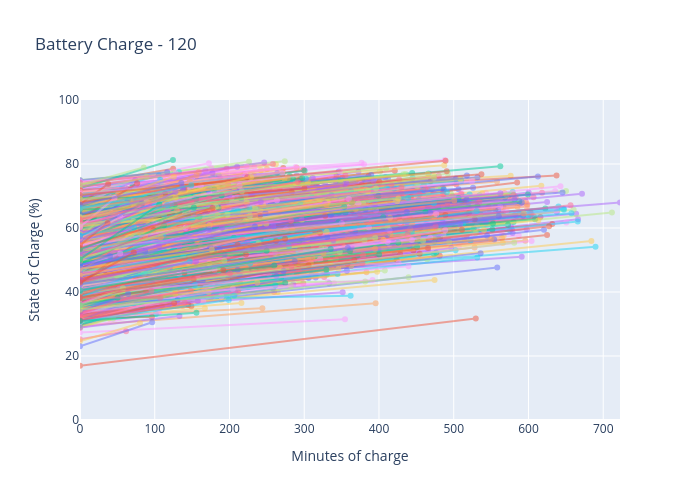
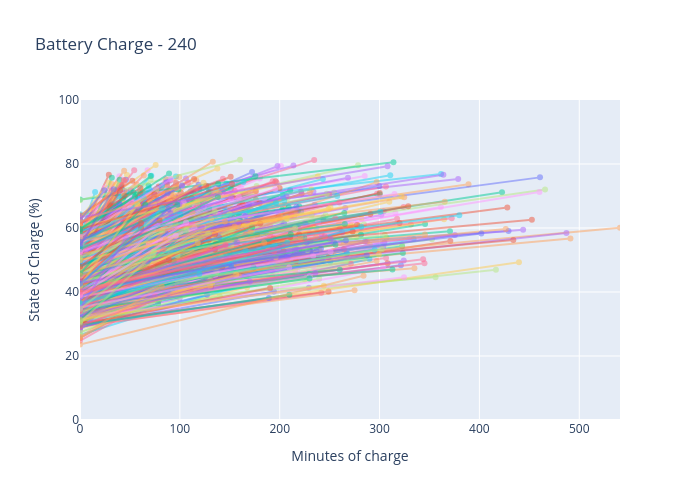
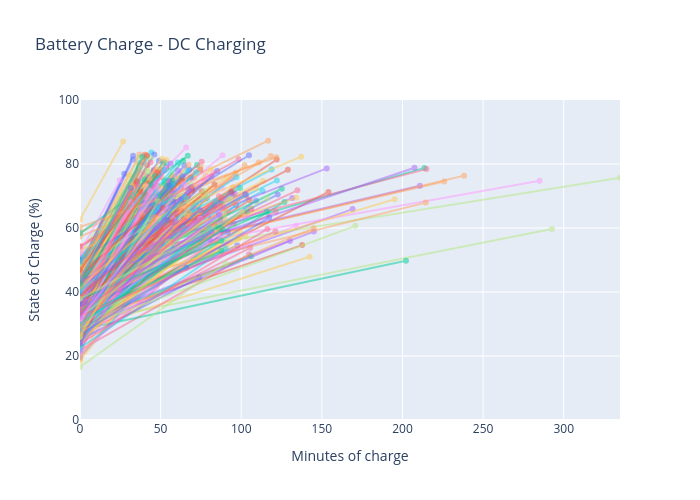

The notebook cell saved with these charts, in order:
### Code cell
# --- Matplotlib version ---
# Dictionary to map charge_mode to plot title
mode_titles = {
    1: '120',
    2: '240',
    3: 'DC Charging'
}

for mode, title in mode_titles.items():
    # Filter the data for the current charge mode
    filtered_data = charge_data[charge_data['charge_mode'] == mode]

    # Max min for x-axis scaling based on filtered data
    max_minutes = filtered_data['duration_minutes'].max()

    fig, ax = plt.subplots(figsize=(7, 6))

    for _, row in filtered_data.iterrows():
        x_vals = [0, row['duration_minutes']]
        y_vals = [row['soc'], row['end_soc']]
        ax.plot(x_vals, y_vals, marker='o', alpha=0.6)

    ax.set_title(f'Battery Charge - {title}')
    ax.set_xlabel('Minutes of charge')
    ax.set_ylabel('State of Charge (%)')
    ax.set_xlim(0, max_minutes)
    ax.set_ylim(0, 100)
    ax.grid(True)
    plt.tight_layout()
    plt.show()

# --- Plotly version ---

for mode, title in mode_titles.items():
    # Filter the data for the current charge mode
    filtered_data = charge_data[charge_data['charge_mode'] == mode]

    # Reset index to ensure a fresh index for each filtered dataframe
    filtered_data = filtered_data.reset_index(drop=True)

    colors = px.colors.qualitative.Plotly
    fig = go.Figure()

    for color_idx, (_, row) in enumerate(filtered_data.iterrows()):
        fig.add_trace(
            go.Scatter(
                x=[0, row['duration_minutes']],
                y=[row['soc'], row['end_soc']],
                mode='lines+markers',
                opacity=0.5,
                line=dict(color=colors[color_idx % len(colors)], width=2),
                marker=dict(size=6),
                name=f"charge {row.name}",
                hovertemplate=(
                    f"charge index: {row.name}<br>"
                    f"SOC start: {row['soc']}%<br>"
                    f"SOC end: {row['end_soc']}%<br>"
                    f"Min of charge: {row['duration_minutes']} min<br>"
                )
            )
        )

    max_minutes = filtered_data['duration_minutes'].max()
    fig.update_xaxes(title_text='Minutes of charge', range=[0, max_minutes])
    fig.update_yaxes(title_text='State of Charge (%)', range=[0, 100])

    fig.update_layout(
        title=f"Battery Charge - {title}",
        height=500,
        width=700,
        showlegend=False,
        hovermode='closest'
    )
    fig.show()
